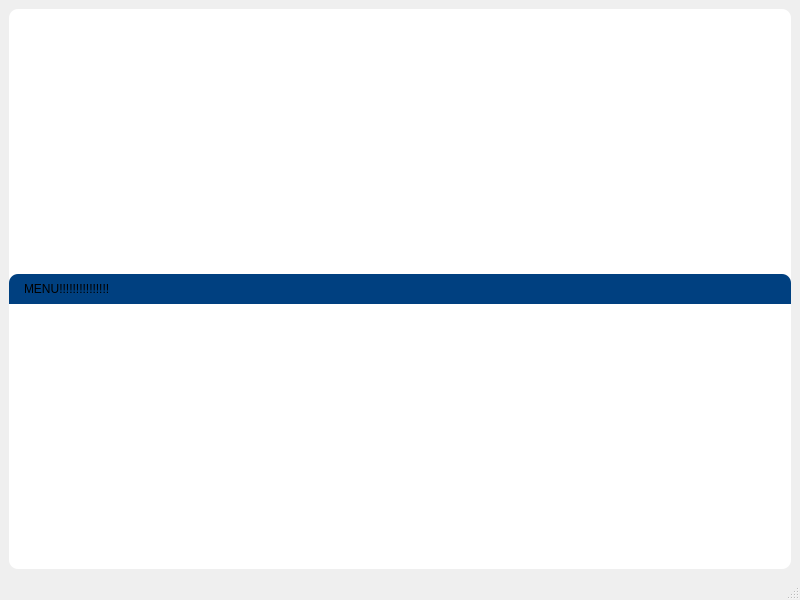
<?xml version="1.0" encoding="UTF-8"?>
<ui version="4.0">
 <class>MainWindow</class>
 <widget class="QMainWindow" name="MainWindow">
  <property name="geometry">
   <rect>
    <x>0</x>
    <y>0</y>
    <width>800</width>
    <height>600</height>
   </rect>
  </property>
  <property name="windowTitle">
   <string>MainWindow</string>
  </property>
  <widget class="QWidget" name="centralwidget">
   <layout class="QVBoxLayout" name="wrapper_layout">
    <item>
     <widget class="QFrame" name="main_container">
      <property name="sizePolicy">
       <sizepolicy hsizetype="Preferred" vsizetype="Preferred">
        <horstretch>0</horstretch>
        <verstretch>0</verstretch>
       </sizepolicy>
      </property>
      <property name="styleSheet">
       <string notr="true">#main_container{
	background-color: rgb(255, 255, 255);
	border-radius:9px;

}</string>
      </property>
      <property name="frameShape">
       <enum>QFrame::Shape::StyledPanel</enum>
      </property>
      <property name="frameShadow">
       <enum>QFrame::Shadow::Raised</enum>
      </property>
      <layout class="QVBoxLayout" name="layout_principal" stretch="0">
       <property name="spacing">
        <number>0</number>
       </property>
       <property name="leftMargin">
        <number>0</number>
       </property>
       <property name="topMargin">
        <number>0</number>
       </property>
       <property name="rightMargin">
        <number>0</number>
       </property>
       <property name="bottomMargin">
        <number>0</number>
       </property>
       <item>
        <widget class="QFrame" name="title_bar">
         <property name="sizePolicy">
          <sizepolicy hsizetype="Preferred" vsizetype="Fixed">
           <horstretch>0</horstretch>
           <verstretch>0</verstretch>
          </sizepolicy>
         </property>
         <property name="minimumSize">
          <size>
           <width>0</width>
           <height>30</height>
          </size>
         </property>
         <property name="styleSheet">
          <string notr="true">QFrame{
	background-color: #004080; 
	padding:0px;
}
#title_bar{
	border-top-right-radius:9px; 
	border-top-left-radius:9px;

}</string>
         </property>
         <property name="frameShape">
          <enum>QFrame::Shape::StyledPanel</enum>
         </property>
         <property name="frameShadow">
          <enum>QFrame::Shadow::Raised</enum>
         </property>
         <layout class="QHBoxLayout" name="title_layout">
          <property name="spacing">
           <number>0</number>
          </property>
          <property name="leftMargin">
           <number>15</number>
          </property>
          <property name="topMargin">
           <number>0</number>
          </property>
          <property name="rightMargin">
           <number>0</number>
          </property>
          <property name="bottomMargin">
           <number>0</number>
          </property>
          <item>
           <widget class="QLabel" name="title_label">
            <property name="styleSheet">
             <string notr="true">padding:0px;</string>
            </property>
            <property name="text">
             <string>MENU!!!!!!!!!!!!!!!</string>
            </property>
           </widget>
          </item>
          <item>
           <spacer name="horizontalSpacer">
            <property name="orientation">
             <enum>Qt::Orientation::Horizontal</enum>
            </property>
            <property name="sizeHint" stdset="0">
             <size>
              <width>599</width>
              <height>20</height>
             </size>
            </property>
           </spacer>
          </item>
          <item>
           <widget class="QPushButton" name="btn_min">
            <property name="sizePolicy">
             <sizepolicy hsizetype="Minimum" vsizetype="Expanding">
              <horstretch>0</horstretch>
              <verstretch>0</verstretch>
             </sizepolicy>
            </property>
            <property name="styleSheet">
             <string notr="true">QPushButton{
	
	background-color: transparent;
	padding:0px;
	border:none;
}

QPushButton::hover{
	background-color: rgb(0, 68, 136);
	
}</string>
            </property>
            <property name="text">
             <string/>
            </property>
            <property name="icon">
             <iconset>
              <normaloff>../resources/images/window-minimize-svgrepo-com.svg</normaloff>../resources/images/window-minimize-svgrepo-com.svg</iconset>
            </property>
            <property name="iconSize">
             <size>
              <width>25</width>
              <height>25</height>
             </size>
            </property>
           </widget>
          </item>
          <item>
           <widget class="QPushButton" name="btn_max">
            <property name="sizePolicy">
             <sizepolicy hsizetype="Minimum" vsizetype="Expanding">
              <horstretch>0</horstretch>
              <verstretch>0</verstretch>
             </sizepolicy>
            </property>
            <property name="styleSheet">
             <string notr="true">QPushButton{
	
	background-color: transparent;
	padding:0px;
	border:none;
}

QPushButton::hover{
	background-color: rgb(0, 68, 136);
	
}</string>
            </property>
            <property name="text">
             <string/>
            </property>
            <property name="icon">
             <iconset>
              <normaloff>../resources/images/window-maximize-symbolic-svgrepo-com.svg</normaloff>../resources/images/window-maximize-symbolic-svgrepo-com.svg</iconset>
            </property>
            <property name="iconSize">
             <size>
              <width>25</width>
              <height>25</height>
             </size>
            </property>
           </widget>
          </item>
          <item>
           <widget class="QPushButton" name="btn_close">
            <property name="sizePolicy">
             <sizepolicy hsizetype="Minimum" vsizetype="Expanding">
              <horstretch>0</horstretch>
              <verstretch>0</verstretch>
             </sizepolicy>
            </property>
            <property name="styleSheet">
             <string notr="true">QPushButton{
	
	background-color: transparent;
	padding:0px;
	border:none;
	border-top-right:1px solid transparent;
	border-top-right-radius:9px;
}

QPushButton::hover{
	background-color: rgb(232, 17, 35);
	
}
</string>
            </property>
            <property name="text">
             <string/>
            </property>
            <property name="icon">
             <iconset>
              <normaloff>../resources/images/close-svgrepo-com.svg</normaloff>../resources/images/close-svgrepo-com.svg</iconset>
            </property>
            <property name="iconSize">
             <size>
              <width>25</width>
              <height>25</height>
             </size>
            </property>
           </widget>
          </item>
         </layout>
        </widget>
       </item>
      </layout>
     </widget>
    </item>
   </layout>
  </widget>
  <widget class="QStatusBar" name="statusbar"/>
  <widget class="QMenuBar" name="menubar">
   <property name="geometry">
    <rect>
     <x>0</x>
     <y>0</y>
     <width>800</width>
     <height>33</height>
    </rect>
   </property>
  </widget>
 </widget>
 <resources/>
 <connections/>
</ui>
